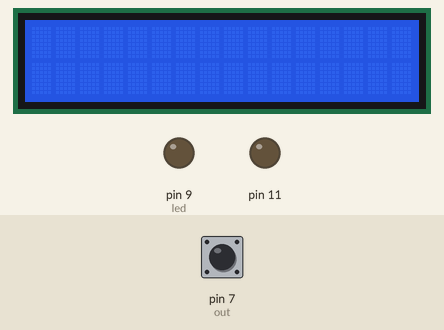
Simulated run of this sketch. Board: Arduino Uno, built with avr-gcc and run on an emulated ATmega328P. On the bench: 16×2 character LCD, output pins drawn as LEDs (lit = HIGH). Inputs (shaded band) come from the test bench; at power-on: pin 7 (out) LOW. Pins used as bus, display or sensor lines are not drawn; what the sketch prints to the serial monitor is not drawn.

Above: at 1.2 s.
1.3 s: pin 7 (out) pulsed HIGH 5 times (0.12 s each, 0.3 s apart)
At 2.04 s:
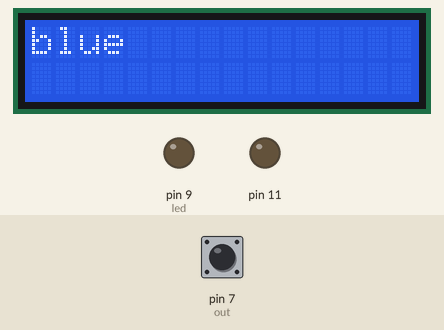
At 4.64 s:
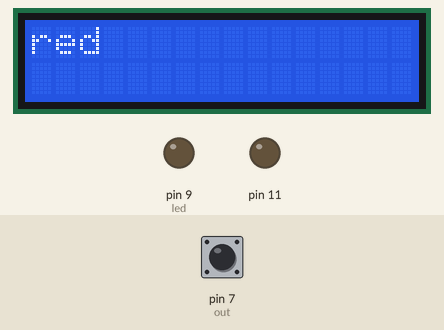
Timing chart, 0 to 6.1 s (numbered marks = the images above; inputs shaded):
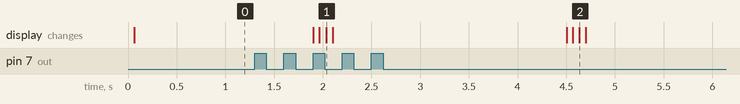

The sketch:

color_sensor_display.ino
```cpp
#include <Wire.h>
#include <LiquidCrystal_I2C.h>
LiquidCrystal_I2C lcd(0x27,16,2);  // set the LCD address to 0x27 for a 16 chars and 2 line display
int array[4]={1,0,1,1};
int speeed =(array[0]*8+array[1]*4+array[2]*2+array[3])/5;
int angle = ((array[0]*8+array[1]*4+array[2]*2+array[3])*10);

const int s0=3;
const int s1=4;
const int s2=5;
const int s3=6;
const int out=7;
const int vcc=8;
const int led=9;
int red,green,blue;
int x;
void setup() {
  pinMode(11,HIGH);
  pinMode(2,LOW);
  pinMode(13,LOW);
  pinMode(s0,OUTPUT);
  pinMode(s1,OUTPUT);
  pinMode(s2,OUTPUT);
  pinMode(s3,OUTPUT);
  pinMode(out,INPUT);
  pinMode(vcc,OUTPUT);
  pinMode(led,OUTPUT);
  Serial.begin(9600);
  digitalWrite(s0,HIGH);
  digitalWrite(s1,HIGH);
  digitalWrite(vcc,HIGH);
  digitalWrite(led,LOW);
  Serial.begin(9600);
}
void lcd_display(int a)
{
  lcd.init();                      // initialize the lcd
  lcd.init();
  // Print a message to the LCD.
  lcd.backlight();
//  if(a==-1)
//  {
//    lcd.setCursor(0,0);
//    lcd.print("MAT=");
//    for (int i=0;i<4;i++)
//    {
//        lcd.setCursor(i+4,0);
//        lcd.print(array[i]);
//     }
//    lcd.setCursor(0,1);
//    lcd.print("speed=");
//    lcd.setCursor(6,1);
//    lcd.print(speeed);
//    lcd.setCursor(8,1);
//    lcd.print("angle=");
//    lcd.print(angle);
//    }
    if(a==0)
      {
          lcd.setCursor(0,0);
          lcd.print("red");
      }
    else if(a==1)
      {
          lcd.setCursor(0,0);
          lcd.print("green");
      }
    else if(a==2)
      {
          lcd.setCursor(0,0);
          lcd.print("blue");
      }
    else if(a==-1){
        lcd.setCursor(0,0);
        lcd.print("NOTHING");
      }
}

int getdata(){
      lcd.init();
      lcd.backlight();
      digitalWrite(s2,LOW);
      digitalWrite(s3,LOW);
      red=pulseIn(out,LOW);
      Serial.print("red:");
      Serial.print(red);
      Serial.print(" ");
      digitalWrite(s2,LOW);
      digitalWrite(s3,HIGH);
      blue=pulseIn(out,LOW);
      Serial.print("blue:");
      Serial.print(blue);
      Serial.print(" ");
      digitalWrite(s2,HIGH);
      digitalWrite(s3,HIGH);
      green=pulseIn(out,LOW);
      Serial.print("green:");
      Serial.println(green);
      if(red<green && red<blue && red<200)
        {
          lcd.setCursor(0,0);
          lcd.print("RED");
          x=0;
         }
      else if(green<red && green<blue && green<200)
        {
          lcd.setCursor(0,0);
          lcd.print("GREEN");
          x=1;
        }
    else if(blue<red && blue<red && blue<200)
    {
        lcd.setCursor(0,0);
        lcd.print("BLUE");
        x=2;
    }
    else
    {
        lcd.setCursor(0,0);
        lcd.print("NOTHING");
        x=-1;
    }
    return x;
}
void loop()
{
    int a;
    a=getdata();
    lcd_display(a);
}//remaining returnvalue of ......
```

Measured:
- after the input at 1.3 s, the display: first changes after 0.60 s (image 1 shows a later state)
